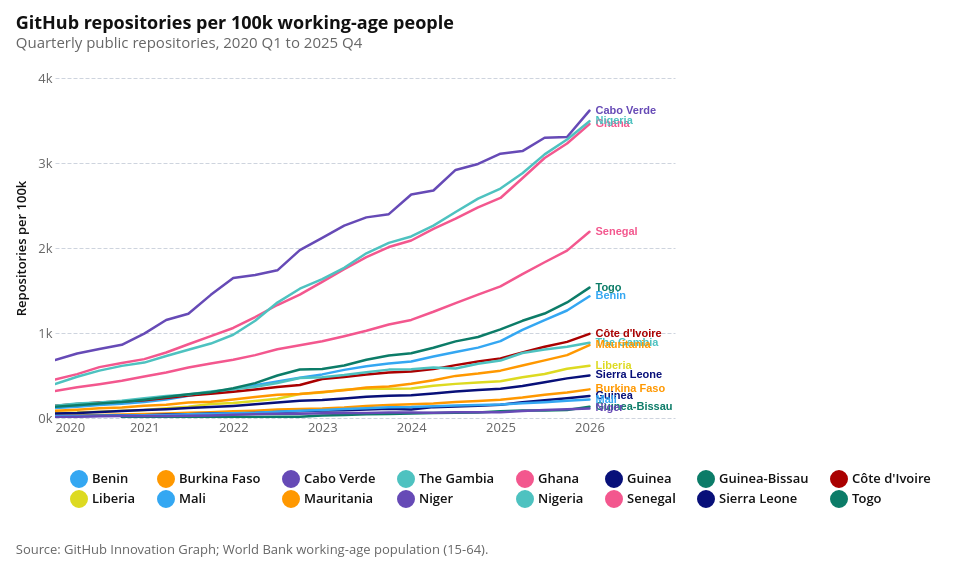

Notebook code for this chart:
### Markdown cell above
## Repositories, organizations, and git pushes

### Code cell
repositories_chart = make_trend_chart(
    repositories,
    raw_col="repositories",
    value_col="repositories_per_100k",
    title="GitHub repositories per 100k working-age people",
    subtitle="Quarterly public repositories, 2020 Q1 to 2025 Q4",
    y_axis_title="Repositories per 100k",
)

attaviz.add_caption(repositories_chart, POPULATION_NOTE)

### Figure 1 — Vega specification as saved in the notebook (floating-point values rounded to 4 significant figures; data arrays with more than 128 entries replaced by an {"elided": "..."} marker saying what was removed)
{"$schema": "https://vega.github.io/schema/vega/v6.json", "data": [{"name": "param_e75d3278c18764fb_store"}, {"name": "param_db82be42624d4632_store"}, {"name": "source_0"}, {"name": "data_0", "values": {"elided": "396 records"}, "transform": [{"type": "formula", "expr": "toDate(datum['quarter_start'])", "as": "quarter_start"}]}, {"name": "data_1", "values": [{"country_name": "Burkina Faso", "quarter_start": "2026-01-01T00:00:00.000", "repositories_per_100k": 336.8}, {"country_name": "Benin", "quarter_start": "2026-01-01T00:00:00.000", "repositories_per_100k": 1432.0}, {"country_name": "Côte d'Ivoire", "quarter_start": "2026-01-01T00:00:00.000", "repositories_per_100k": 990.1}, {"country_name": "Cabo Verde", "quarter_start": "2026-01-01T00:00:00.000", "repositories_per_100k": 3617.0}, {"country_name": "Ghana", "quarter_start": "2026-01-01T00:00:00.000", "repositories_per_100k": 3458.0}, {"country_name": "The Gambia", "quarter_start": "2026-01-01T00:00:00.000", "repositories_per_100k": 885.1}, {"country_name": "Guinea", "quarter_start": "2026-01-01T00:00:00.000", "repositories_per_100k": 259.9}, {"country_name": "Guinea-Bissau", "quarter_start": "2026-01-01T00:00:00.000", "repositories_per_100k": 132.4}, {"country_name": "Liberia", "quarter_start": "2026-01-01T00:00:00.000", "repositories_per_100k": 614.2}, {"country_name": "Mali", "quarter_start": "2026-01-01T00:00:00.000", "repositories_per_100k": 216.4}, {"country_name": "Mauritania", "quarter_start": "2026-01-01T00:00:00.000", "repositories_per_100k": 856.9}, {"country_name": "Niger", "quarter_start": "2026-01-01T00:00:00.000", "repositories_per_100k": 112.0}, {"country_name": "Nigeria", "quarter_start": "2026-01-01T00:00:00.000", "repositories_per_100k": 3492.0}, {"country_name": "Sierra Leone", "quarter_start": "2026-01-01T00:00:00.000", "repositories_per_100k": 500.2}, {"country_name": "Senegal", "quarter_start": "2026-01-01T00:00:00.000", "repositories_per_100k": 2191.0}, {"country_name": "Togo", "quarter_start": "2026-01-01T00:00:00.000", "repositories_per_100k": 1534.0}], "transform": [{"type": "formula", "expr": "toDate(datum['quarter_start'])", "as": "quarter_start"}]}], "signals": [{"name": "childHeight", "value": 340}, {"name": "unit", "value": {}, "on": [{"events": "pointermove", "update": "isTuple(group()) ? group() : unit"}]}, {"name": "param_e75d3278c18764fb_country_name_legend", "value": null, "on": [{"events": [{"source": "view", "markname": "country_name_legend_symbols", "type": "click"}, {"source": "view", "markname": "country_name_legend_labels", "type": "click"}, {"source": "view", "markname": "country_name_legend_entries", "type": "click"}], "update": "isDefined(datum.value) ? datum.value : item().items[0].items[0].datum.value", "force": true}, {"events": [{"source": "view", "type": "click"}], "update": "!event.item || !datum ? null : param_e75d3278c18764fb_country_name_legend", "force": true}]}, {"name": "param_e75d3278c18764fb", "update": "vlSelectionResolve(\"param_e75d3278c18764fb_store\", \"union\", true, true)"}, {"name": "param_db82be42624d4632", "update": "{\"quarter_start\": param_db82be42624d4632_quarter_start}"}, {"name": "param_db82be42624d4632_quarter_start"}], "marks": [{"type": "group", "name": "concat_0_group", "encode": {"update": {"width": {"signal": "width"}, "height": {"signal": "childHeight"}}}, "signals": [{"name": "param_e75d3278c18764fb_tuple", "update": "param_e75d3278c18764fb_country_name_legend !== null ? {fields: param_e75d3278c18764fb_tuple_fields, values: [param_e75d3278c18764fb_country_name_legend]} : null"}, {"name": "param_e75d3278c18764fb_tuple_fields", "value": [{"type": "E", "field": "country_name"}]}, {"name": "param_e75d3278c18764fb_toggle", "value": false, "on": [{"events": {"merge": [{"source": "view", "type": "click"}]}, "update": "event.shiftKey"}]}, {"name": "param_e75d3278c18764fb_modify", "on": [{"events": {"signal": "param_e75d3278c18764fb_tuple"}, "update": "modify(\"param_e75d3278c18764fb_store\", param_e75d3278c18764fb_toggle ? null : param_e75d3278c18764fb_tuple, param_e75d3278c18764fb_toggle ? null : true, param_e75d3278c18764fb_toggle ? param_e75d3278c18764fb_tuple : null)"}]}, {"name": "param_db82be42624d4632_quarter_start", "on": [{"events": [{"source": "view", "type": "dblclick"}], "update": "null"}, {"events": {"signal": "param_db82be42624d4632_translate_delta"}, "update": "panLinear(param_db82be42624d4632_translate_anchor.extent_x, -param_db82be42624d4632_translate_delta.x / width)"}, {"events": {"signal": "param_db82be42624d4632_zoom_delta"}, "update": "zoomLinear(domain(\"concat_0_x\"), param_db82be42624d4632_zoom_anchor.x, param_db82be42624d4632_zoom_delta)"}], "push": "outer"}, {"name": "param_db82be42624d4632_tuple", "on": [{"events": [{"signal": "param_db82be42624d4632_quarter_start"}], "update": "param_db82be42624d4632_quarter_start ? {unit: \"view_513c47c4e3fc0d67_0\", fields: param_db82be42624d4632_tuple_fields, values: [param_db82be42624d4632_quarter_start]} : null"}]}, {"name": "param_db82be42624d4632_tuple_fields", "value": [{"field": "quarter_start", "channel": "x", "type": "R"}]}, {"name": "param_db82be42624d4632_translate_anchor", "value": {}, "on": [{"events": [{"source": "scope", "type": "pointerdown"}], "update": "{x: x(unit), y: y(unit), extent_x: domain(\"concat_0_x\")}"}]}, {"name": "param_db82be42624d4632_translate_delta", "value": {}, "on": [{"events": [{"source": "window", "between": [{"source": "scope", "type": "pointerdown"}, {"source": "window", "type": "pointerup"}], "type": "pointermove", "consume": true}], "update": "{x: param_db82be42624d4632_translate_anchor.x - x(unit), y: param_db82be42624d4632_translate_anchor.y - y(unit)}"}]}, {"name": "param_db82be42624d4632_zoom_anchor", "on": [{"events": [{"source": "scope", "type": "wheel", "consume": true}], "update": "{x: invert(\"concat_0_x\", x(unit)), y: invert(\"concat_0_y\", y(unit))}"}]}, {"name": "param_db82be42624d4632_zoom_delta", "on": [{"events": [{"source": "scope", "type": "wheel", "consume": true}], "update": "pow(1.001, event.deltaY * pow(16, event.deltaMode))", "force": true}]}, {"name": "param_db82be42624d4632_modify", "on": [{"events": {"signal": "param_db82be42624d4632_tuple"}, "update": "modify(\"param_db82be42624d4632_store\", param_db82be42624d4632_tuple, true)"}]}], "marks": [{"type": "group", "name": "view_513c47c4e3fc0d67_0_pathgroup", "from": {"facet": {"data": "data_0", "name": "faceted_path_view_513c47c4e3fc0d67_0_main", "groupby": ["country_name"]}}, "encode": {"update": {"width": {"field": {"signal": null, "datum": null, "group": "width", "parent": null}}, "height": {"field": {"signal": null, "datum": null, "group": "height", "parent": null}}}}, "marks": [{"type": "line", "name": "view_513c47c4e3fc0d67_0_marks", "from": {"data": "faceted_path_view_513c47c4e3fc0d67_0_main"}, "sort": {"field": "x"}, "encode": {"update": {"defined": {"signal": "isValid(datum[\"quarter_start\"]) && isFinite(+datum[\"quarter_start\"]) && isValid(datum[\"repositories_per_100k\"]) && isFinite(+datum[\"repositories_per_100k\"])"}, "opacity": [{"value": 1, "test": "!length(data(\"param_e75d3278c18764fb_store\")) || vlSelectionTest(\"param_e75d3278c18764fb_store\", datum)"}, {"value": 0.15}], "strokeWidth": {"value": 2.5}, "tooltip": {"signal": "{\"Country\": isValid(datum[\"country_name\"]) ? isArray(datum[\"country_name\"]) ? join(datum[\"country_name\"], '\\n') : datum[\"country_name\"] : \"\"+datum[\"country_name\"], \"Year\": isValid(datum[\"year\"]) ? isArray(datum[\"year\"]) ? join(datum[\"year\"], '\\n') : datum[\"year\"] : \"\"+datum[\"year\"], \"Quarter\": isValid(datum[\"quarter\"]) ? isArray(datum[\"quarter\"]) ? join(datum[\"quarter\"], '\\n') : datum[\"quarter\"] : \"\"+datum[\"quarter\"], \"Repositories per 100k\": format(datum[\"repositories_per_100k\"], \",.0f\"), \"Repositories\": format(datum[\"repositories\"], \",\"), \"Working-age population\": format(datum[\"working_age_population\"], \",.0f\")}"}, "x": {"field": "quarter_start", "scale": "concat_0_x"}, "stroke": {"field": "country_name", "scale": "color"}, "y": {"field": "repositories_per_100k", "scale": "concat_0_y"}}}, "interactive": true, "clip": true, "style": ["line"]}]}, {"type": "text", "name": "concat_0_layer_1_marks", "from": {"data": "data_1"}, "encode": {"update": {"opacity": [{"value": 1, "test": "!length(data(\"param_e75d3278c18764fb_store\")) || vlSelectionTest(\"param_e75d3278c18764fb_store\", datum)"}, {"value": 0.15}], "x": {"field": "quarter_start", "scale": "concat_0_x"}, "text": {"signal": "isValid(datum[\"country_name\"]) ? datum[\"country_name\"] : \"\"+datum[\"country_name\"]"}, "tooltip": {"signal": "{\"quarter_start\": timeFormat(datum[\"quarter_start\"], \"%b %d, %Y\"), \"Repositories per 100k\": format(datum[\"repositories_per_100k\"], \"~s\"), \"country_name\": isValid(datum[\"country_name\"]) ? isArray(datum[\"country_name\"]) ? join(datum[\"country_name\"], '\\n') : datum[\"country_name\"] : \"\"+datum[\"country_name\"]}"}, "fill": {"field": "country_name", "scale": "color"}, "baseline": {"value": "middle"}, "align": {"value": "left"}, "dx": {"value": 6}, "fontWeight": {"value": "bold"}, "y": {"field": "repositories_per_100k", "scale": "concat_0_y"}}}, "interactive": false, "style": ["text"], "clip": true}], "axes": [{"scale": "concat_0_y", "minExtent": 0, "gridScale": "concat_0_x", "aria": false, "grid": true, "orient": "left", "tickCount": 5, "domain": false, "ticks": false, "labels": false, "maxExtent": 0, "zindex": 0}, {"scale": "concat_0_x", "orient": "bottom", "zindex": 0, "labelOverlap": true, "tickCount": 5, "grid": false, "labelBaseline": "top", "labelFlush": true}, {"scale": "concat_0_y", "labelOverlap": true, "grid": false, "tickCount": 5, "zindex": 0, "orient": "left", "title": "Repositories per 100k", "format": "~s"}], "title": {"text": "GitHub repositories per 100k working-age people", "subtitle": "Quarterly public repositories, 2020 Q1 to 2025 Q4", "anchor": "start", "offset": 21}, "style": "cell"}], "scales": [{"name": "color", "type": "ordinal", "domain": ["Benin", "Burkina Faso", "Cabo Verde", "The Gambia", "Ghana", "Guinea", "Guinea-Bissau", "Côte d'Ivoire", "Liberia", "Mali", "Mauritania", "Niger", "Nigeria", "Senegal", "Sierra Leone", "Togo"], "range": ["#34A7F2", "#FF9800", "#664AB6", "#4EC2C0", "#F3578E", "#081079", "#0C7C68", "#AA0000", "#DDDA21"]}, {"name": "concat_0_x", "type": "time", "domain": {"fields": [{"signal": "{data: datetime(\"2020-01-01T00:00:00\")}"}, {"signal": "{data: datetime(\"2026-12-17T17:16:48\")}"}]}, "range": [0, {"signal": "width"}], "domainRaw": {"signal": "param_db82be42624d4632[\"quarter_start\"]"}}, {"name": "concat_0_y", "type": "linear", "domain": {"fields": [{"data": "data_0", "field": "repositories_per_100k"}, {"data": "data_1", "field": "repositories_per_100k"}]}, "range": [{"signal": "childHeight"}, 0], "nice": true, "zero": true}], "title": {"text": "Source: GitHub Innovation Graph; World Bank working-age population (15-64).", "orient": "bottom", "lineHeight": 20, "offset": 21, "fontWeight": 400, "fontSize": 13, "anchor": "start", "color": "#666666", "font": "Open Sans, sans-serif"}, "layout": {"padding": 18, "columns": 1, "bounds": "full", "align": "each"}, "background": "white", "width": 620, "legends": [{"columns": 8, "orient": "bottom", "stroke": "color", "direction": "horizontal", "symbolType": "circle", "encode": {"labels": {"name": "country_name_legend_labels", "interactive": true, "update": {"opacity": [{"test": "(!length(data(\"param_e75d3278c18764fb_store\")) || (param_e75d3278c18764fb[\"country_name\"] && indexof(param_e75d3278c18764fb[\"country_name\"], datum.value) >= 0))", "value": 1}, {"value": 0.35}], "cursor": {"value": "pointer"}}}, "symbols": {"name": "country_name_legend_symbols", "interactive": true, "update": {"strokeWidth": {"value": 4}, "strokeJoin": {"value": "round"}, "opacity": [{"test": "(!length(data(\"param_e75d3278c18764fb_store\")) || (param_e75d3278c18764fb[\"country_name\"] && indexof(param_e75d3278c18764fb[\"country_name\"], datum.value) >= 0))", "value": 1}, {"value": 0.35}], "cursor": {"value": "pointer"}}}, "entries": {"name": "country_name_legend_entries", "interactive": true, "update": {"fill": {"value": "transparent"}, "cursor": {"value": "pointer"}}}}, "fill": "color"}], "config": {"range": {"category": ["#34A7F2", "#FF9800", "#664AB6", "#4EC2C0", "#F3578E", "#081079", "#0C7C68", "#AA0000", "#DDDA21"], "diverging": ["#920000", "#BD6126", "#E3A763", "#EFEFEF", "#80BDE7", "#3587C3", "#025288"], "heatmap": ["#E3F6FD", "#75CCEC", "#089BD4", "#0169A1", "#023B6F"], "ordinal": ["#E3F6FD", "#75CCEC", "#089BD4", "#0169A1", "#023B6F"], "ramp": ["#E3F6FD", "#75CCEC", "#089BD4", "#0169A1", "#023B6F"]}, "mark": {"tooltip": true}, "axis": {"domain": false, "grid": true, "gridColor": "#CED4DE", "gridDash": [4, 2], "gridWidth": 1, "labelFont": "Open Sans, sans-serif", "labelFontSize": 13, "labelFontWeight": 400, "labelColor": "#666666", "labelPadding": 3, "tickColor": "#CED4DE", "tickSize": 5, "tickCount": 5, "titleFont": "Open Sans, sans-serif", "titleFontSize": 13, "titleFontWeight": 600, "titleColor": "#111111", "titlePadding": 9}, "axisBand": {"labelPadding": 6, "tickSize": 0}, "axisX": {"grid": false, "tickSize": 0, "labelAngle": 0}, "axisY": {"domain": false, "ticks": false, "gridColor": "#CED4DE", "gridDash": [4, 2], "gridWidth": 1}, "legend": {"labelFont": "Open Sans, sans-serif", "labelFontSize": 13, "labelFontWeight": 600, "labelColor": "#111111", "titleFont": "Open Sans, sans-serif", "titleFontSize": 13, "titleFontWeight": 600, "titleColor": "#111111", "titlePadding": 3, "symbolSize": 196, "symbolStrokeWidth": 0, "padding": 15, "offset": 21, "columnPadding": 21, "orient": "bottom", "labelLimit": 200, "titleLimit": 200}, "style": {"cell": {"stroke": null}, "arc": {"stroke": "white", "strokeWidth": 1}, "area": {"opacity": 0.7}, "bar": {"cornerRadiusEnd": 0}, "line": {"strokeWidth": 4, "strokeCap": "round", "strokeJoin": "round"}, "point": {"size": 60, "stroke": "white", "strokeWidth": 1}, "rect": {"stroke": "#8A969F", "strokeWidth": 0.5}, "circle": {"stroke": "white", "strokeWidth": 1}, "square": {"stroke": "white", "strokeWidth": 1}, "geoshape": {"stroke": "#666666", "strokeWidth": 0.3, "strokeJoin": "round", "strokeCap": "round"}, "group-title": {"font": "Open Sans, sans-serif", "fontSize": 18, "fontWeight": 700, "lineHeight": 22, "fill": "#111111"}}, "title": {"subtitleColor": "#666666", "subtitleFont": "Open Sans, sans-serif", "subtitleFontSize": 15, "subtitleFontWeight": 400, "subtitleLineHeight": 18, "subtitlePadding": 3}}, "padding": 15}
